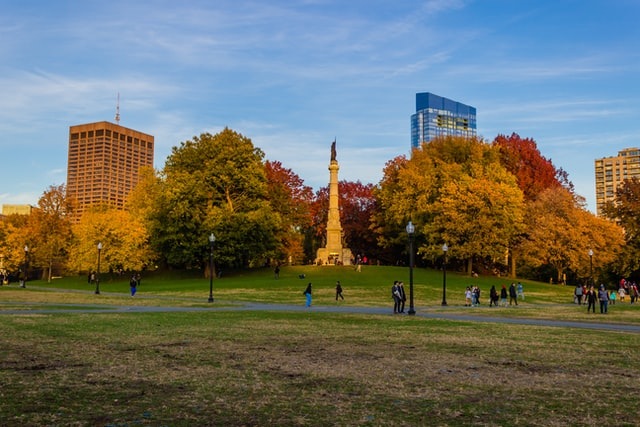
#> input picture resources/photos/park.jpg, 640 x 427 px
$ python 03_indice.py
#> lines starting #> are read from the running program, lines starting #| are printed output that depends on the picture; after the words box and inside, x2 and y2 are one past the last pixel; in counts of white or black regions, pixels touching at a corner belong together
"""Indexação e recorte: [linha, coluna] (código da aula, para os alunos digitarem).

Pode ser executado de qualquer pasta: os caminhos partem da raiz do repositório.
"""
import os
from pathlib import Path

os.chdir(Path(__file__).resolve().parents[1])

import cv2 as cv
import numpy as np

img = cv.imread("resources/photos/park.jpg")      # matriz (altura, largura, 3) em BGR
#> img is the input picture: shape (427, 640, 3); mean B, G, R 98.3, 110, 108.2
gray = cv.cvtColor(img, cv.COLOR_BGR2GRAY)         # matriz (altura, largura)
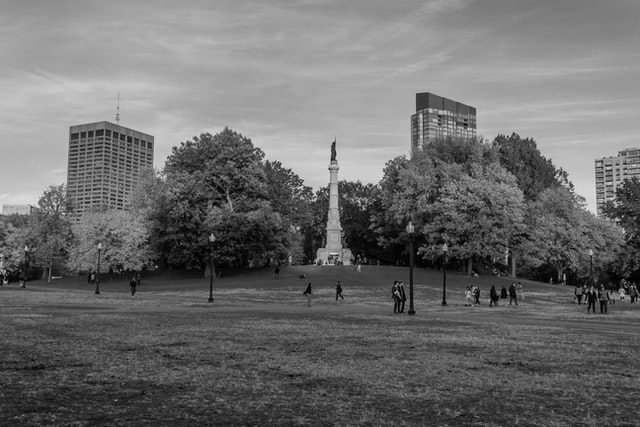
#> gray: shape (427, 640); min 0, max 239, mean 108.1
crop = img[50:200, 200:400]            # linhas 50-200, colunas 200-400
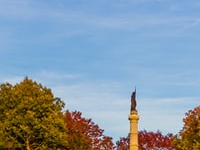
#> crop: shape (150, 200, 3); mean B, G, R 169.3, 153.8, 135.4
print(crop.shape)                       # (150, 200, 3)
#| (150, 200, 3)
paint = img.copy()                      # copy: senão altera a original!
paint[100:200, 300:400] = (0, 0, 255)   # pinta de vermelho (BGR)
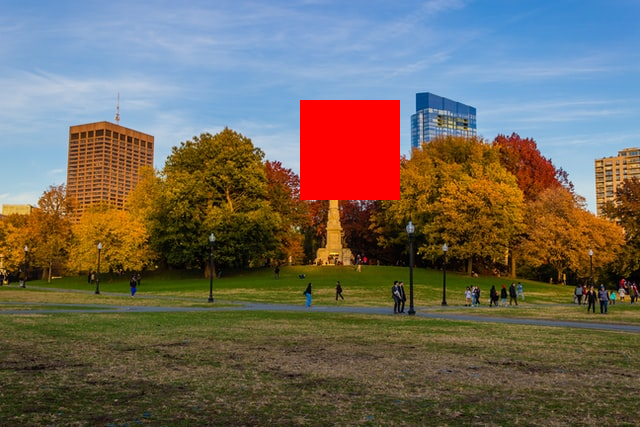
#> paint: shape (427, 640, 3); 3.66% of pixels changed, all inside (x1, y1, x2, y2) = (300, 100, 400, 200)
cv.imshow("recorte", crop)
cv.imshow("pintada", paint)

cv.waitKey(0)
cv.destroyAllWindows()

$ run again, with resources/photos/cats.jpg copied over resources/photos/park.jpg
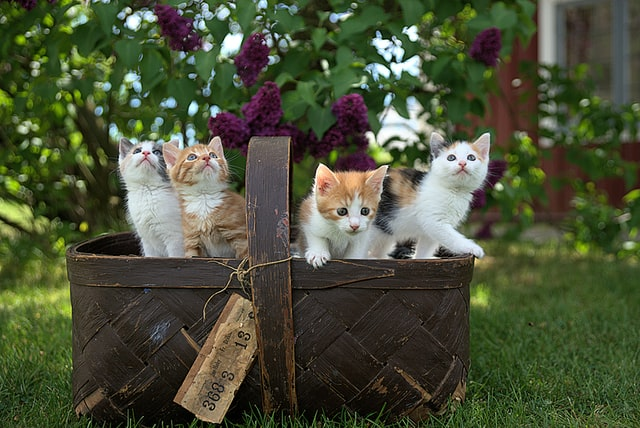
#> input picture resources/photos/cats.jpg, 640 x 428 px
#> img is the input picture: shape (428, 640, 3); mean B, G, R 55.7, 80.9, 74.5
#> `crop = img[50:200, 200:400]`:
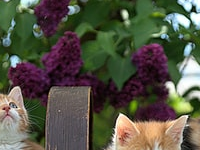
#> crop: shape (150, 200, 3); mean B, G, R 68, 84, 84.3
#| (150, 200, 3)
#> `paint[100:200, 300:400] = (0, 0, 255)`:
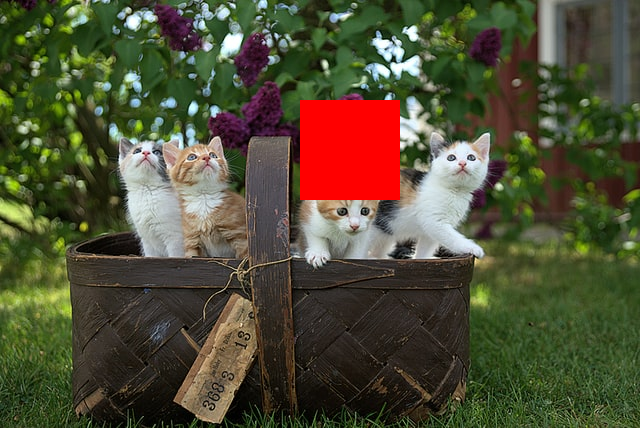
#> paint: shape (428, 640, 3); 3.65% of pixels changed, all inside (x1, y1, x2, y2) = (300, 100, 400, 200)
